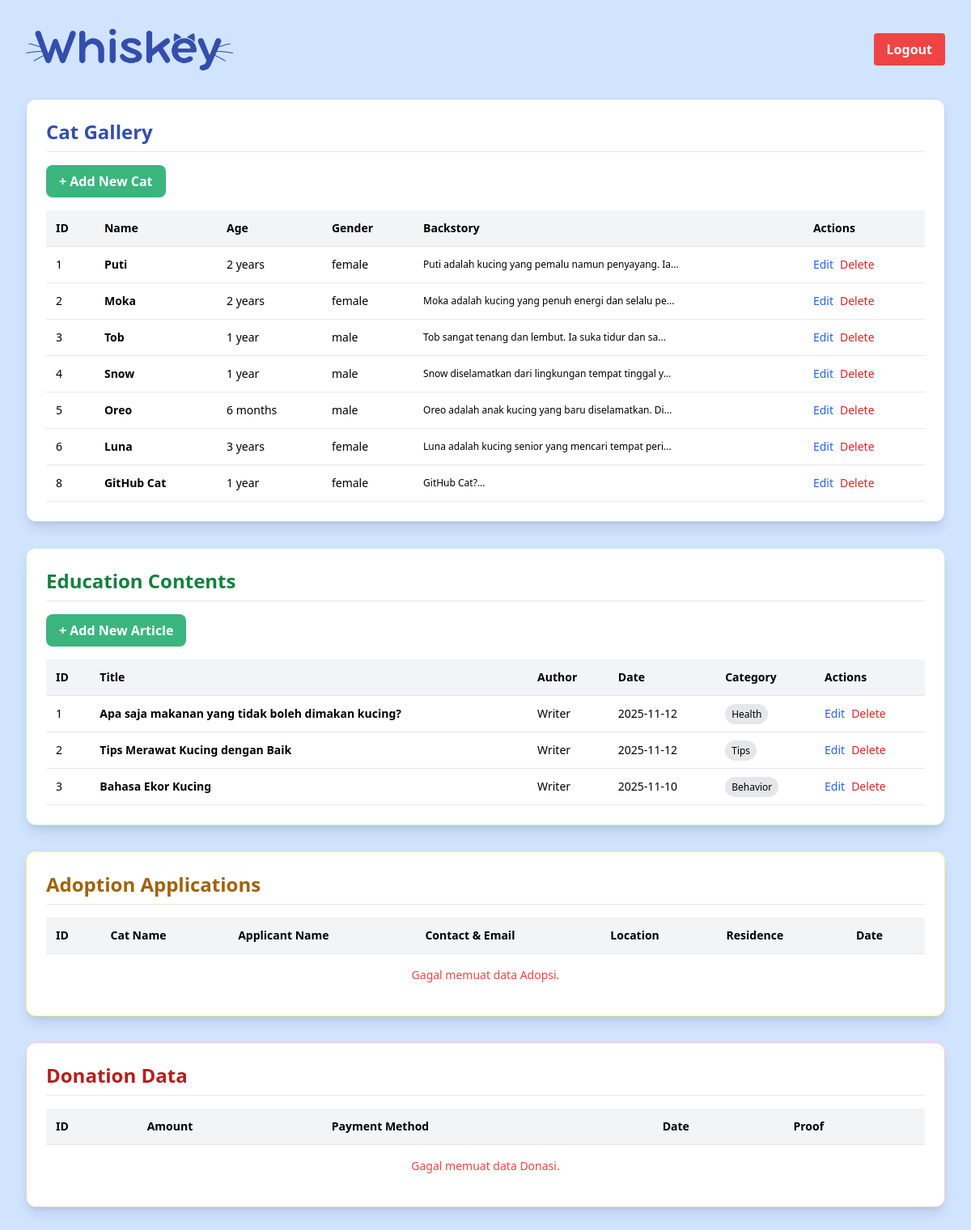
The page /admin/admin.php (signed in) on the database as committed earlier.
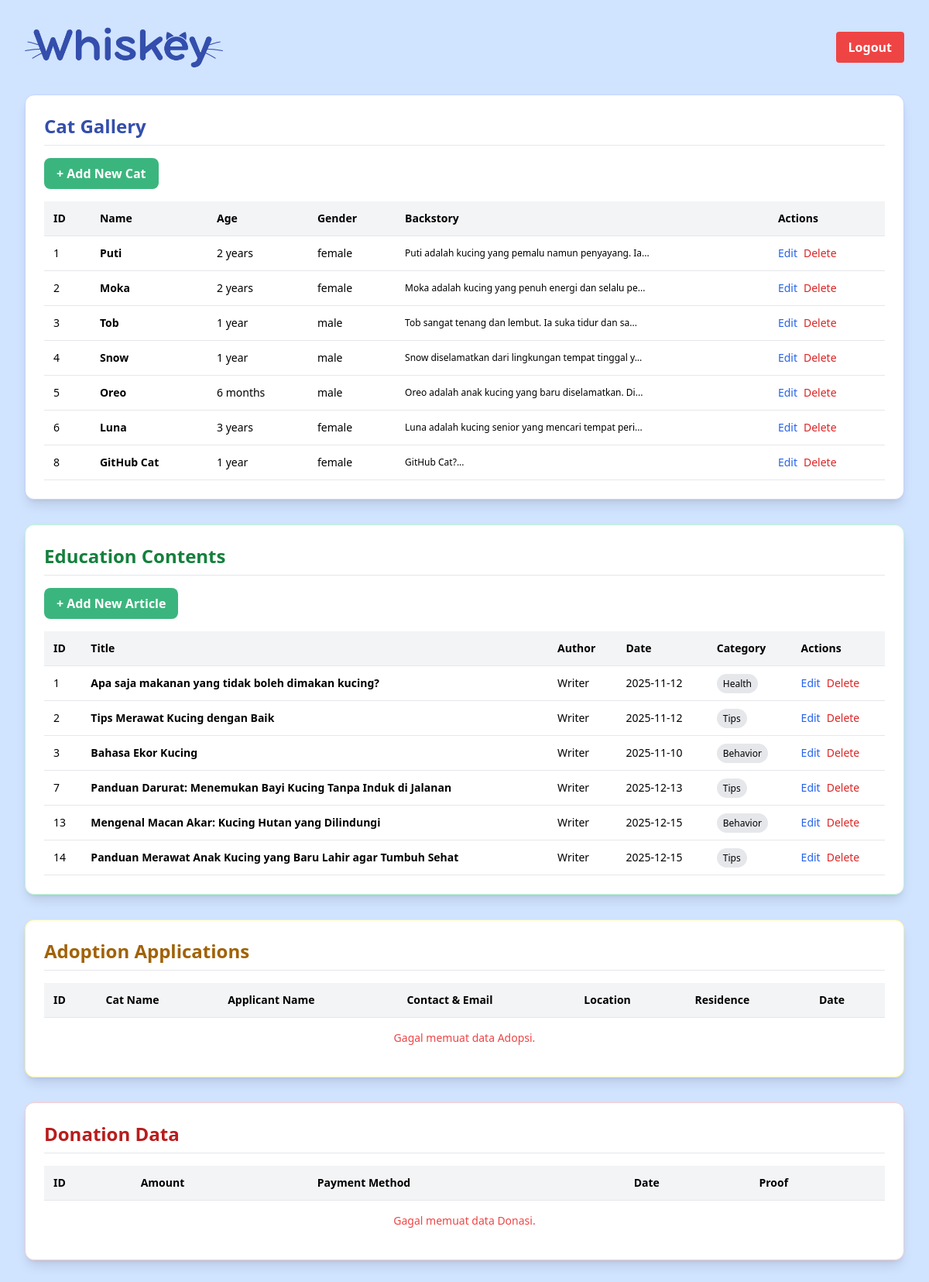
The same page on the database as committed later.
### tables this page shows
CREATE TABLE `cats` (
  `id` int(11) NOT NULL,
  `name` varchar(100) NOT NULL,
  `age` varchar(50) NOT NULL,
  `gender` enum('male','female') NOT NULL,
  `image_url` varchar(255) NOT NULL,
  `backstory` text NOT NULL,
  `bg_color` varchar(50) NOT NULL DEFAULT 'bg-soft-pink',
  `created_at` timestamp NOT NULL DEFAULT current_timestamp()
);

CREATE TABLE `education_content` (
  `id` int(11) NOT NULL,
  `title` varchar(255) NOT NULL,
  `author` varchar(100) NOT NULL,
  `publish_date` date NOT NULL,
  `category` enum('Tips','Health','Behavior') NOT NULL,
  `image_url` varchar(255) NOT NULL,
  `teaser_content` text NOT NULL,
  `content` text NOT NULL,
  `created_at` timestamp NOT NULL DEFAULT current_timestamp()
);

### admin/admin.php (the view, shortened to what this page needs)
<?php
include '../config.php';
function getTableData($conn, $tableName)
{
    $data = [];
    $sql = "SELECT * FROM $tableName ORDER BY id ASC";
    $result = $conn->query($sql);
    if ($result && $result->num_rows > 0) {
        while ($row = $result->fetch_assoc()) {
            $data[] = $row;
        }
    }
    return $data;
}
$cats = getTableData($conn, 'cats');
$education = getTableData($conn, 'education_content');
?>
<!DOCTYPE html>
<html lang="en">
<head>
    <script src="https://cdn.tailwindcss.com"></script>
    <link rel="stylesheet" href="../style.css">
</head>
<body class="p-4 sm:p-8 bg-soft-blue">
    <header class="headeradmin mb-8 flex flex-row justify-between items-center">
        <img class="w-64" src="../img/Whiskey.png" alt="..." />
        <a href="../logout.php"
            class="bg-red-500 text-white px-4 py-2 rounded hover:bg-red-700 font-semibold text-base">Logout</a>
    </header>
    <div class="bg-white p-6 rounded-xl shadow-lg mb-8 border border-indigo-200">
        <h2 class="text-2xl font-bold mb-4 text-[#334eac] border-b pb-2">Cat Gallery</h2>
        <button id="showAddCatFormBtn" class="btn-green px-4 py-2 rounded-lg font-semibold mb-4">
            + Add New Cat
        </button>
        <div class="overflow-x-auto">
            <table class="min-w-full table-auto text-left text-sm border-collapse">
                <thead class="bg-gray-100">
                    <tr>
                        <th class="p-3 border-b">ID</th>
                        <th class="p-3 border-b">Name</th>
                        <th class="p-3 border-b">Age</th>
                        <th class="p-3 border-b">Gender</th>
                        <th class="p-3 border-b">Backstory</th>
                        <th class="p-3 border-b">Actions</th>
                    </tr>
                </thead>
                <tbody id="masterCatList">
                    <?php
                    if (!empty($cats)) {
                        foreach ($cats as $row) {
                            echo "<tr class='border-b hover:bg-indigo-50'>";
                            echo "<td class='p-3'>{$row['id']}</td>";
                            echo "<td class='p-3 font-semibold'>{$row['name']}</td>";
                            echo "<td class='p-3'>{$row['age']}</td>";
                            echo "<td class='p-3'>{$row['gender']}</td>";
                            echo "<td class='p-3 text-xs truncate max-w-xs'>" . substr($row['backstory'], 0, 50) . "...</td>";
                            echo "<td class='p-3 space-x-2 whitespace-nowrap'>";
                            echo "<button data-id='{$row['id']}' class='edit-cat-btn text-blue-600 hover:text-blue-800 text-sm'>Edit</button>";
                            echo "<button data-id='{$row['id']}' class='delete-cat-btn text-red-600 hover:text-red-800 text-sm'>Delete</button>";
                            echo "</td>";
                            echo "</tr>";
                        }
                    } else {
                        echo "<tr><td colspan='6' class='p-4 text-center text-gray-500'>No data in the Cats table.</td></tr>";
                    }
                    ?>
                </tbody>
            </table>
        </div>
    </div>
    <div class="bg-white p-6 rounded-xl shadow-lg mb-8 border border-green-200">
        <h2 class="text-2xl font-bold mb-4 text-green-700 border-b pb-2">Education Contents</h2>
        <button id="showAddEducationFormBtn" class="btn-green px-4 py-2 rounded-lg font-semibold mb-4">
            + Add New Article
        </button>
        <div class="overflow-x-auto">
            <table class="min-w-full table-auto text-left text-sm border-collapse">
                <thead class="bg-gray-100">
                    <tr>
                        <th class="p-3 border-b">ID</th>
                        <th class="p-3 border-b">Title</th>
                        <th class="p-3 border-b">Author</th>
                        <th class="p-3 border-b">Date</th>
                        <th class="p-3 border-b">Category</th>
                        <th class="p-3 border-b">Actions</th>
                    </tr>
                </thead>
                <tbody id="masterEducationList">
                    <?php
                    if (!empty($education)) {
                        foreach ($education as $row) {
                            echo "<tr class='border-b hover:bg-green-50'>";
                            echo "<td class='p-3'>{$row['id']}</td>";
                            echo "<td class='p-3 font-semibold'>{$row['title']}</td>";
                            echo "<td class='p-3'>{$row['author']}</td>";
                            echo "<td class='p-3'>{$row['publish_date']}</td>";
                            echo "<td class='p-3'><span class='px-2 py-1 text-xs rounded-full bg-gray-200'>{$row['category']}</span></td>";
                            echo "<td class='p-3 space-x-2 whitespace-nowrap'>";
                            echo "<button data-id='{$row['id']}' class='edit-edu-btn text-blue-600 hover:text-blue-800 text-sm'>Edit</button>";
                            echo "<button data-id='{$row['id']}' class='delete-edu-btn text-red-600 hover:text-red-800 text-sm'>Delete</button>";
                            echo "</td>";
                            echo "</tr>";
                        }
                    } else {
                        echo "<tr><td colspan='6' class='p-4 text-center text-gray-500'>No data in the Education table.</td></tr>";
                    }
                    ?>
                </tbody>
            </table>
        </div>
    </div>
    <div class="bg-white p-6 rounded-xl shadow-lg mb-8 border border-yellow-200">
        <h2 class="text-2xl font-bold mb-4 text-yellow-700 border-b pb-2">Adoption Applications</h2>
        <div class="overflow-x-auto">
            <table class="min-w-full table-auto text-left text-sm border-collapse">
                <thead class="bg-gray-100">
                    <tr>
                        <th class="p-3 border-b">ID</th>
                        <th class="p-3 border-b">Cat Name</th>
                        <th class="p-3 border-b">Applicant Name</th>
                        <th class="p-3 border-b">Contact & Email</th>
                        <th class="p-3 border-b">Location</th>
                        <th class="p-3 border-b">Residence</th>
                        <th class="p-3 border-b">Date</th>
                    </tr>
                </thead>
                <tbody id="adoptionReviewList">
                </tbody>
            </table>
        </div>
    </div>
    <div class="bg-white p-6 rounded-xl shadow-lg border border-red-200">
        <h2 class="text-2xl font-bold mb-4 text-red-700 border-b pb-2">Donation Data</h2>
        <div class="overflow-x-auto">
            <table class="min-w-full table-auto text-left text-sm border-collapse">
                <thead class="bg-gray-100">
                    <tr>
                        <th class="p-3 border-b">ID</th>
                        <th class="p-3 border-b">Amount</th>
                        <th class="p-3 border-b">Payment Method</th>
                        <th class="p-3 border-b">Date</th>
                        <th class="p-3 border-b">Proof</th>
                    </tr>
                </thead>
                <tbody id="donationListBody">
                </tbody>
            </table>
        </div>
    </div>
</body>
</html>

### style.css (style rules this page uses)
:root { --soft-blue: #d0e3ff; --dark-blue: #334eac; --green: #3bb57e; --text-light: #ffffff; --super-soft-blue: #edfdff; --soft-pink: #fbedff; --soft-yellow: #fcffd6; }
html { scroll-behavior: smooth; }
.bg-soft-blue { background-color: var(--soft-blue); }
.btn-green { background-color: var(--green); color: var(--text-light); transition: 0.3s ease; }
.headeradmin { display: flex; justify-content: center; text-align: center; }

Rows that differ between the two databases and show on the page:
added education_content: id "7", title "Panduan Darurat: Menemukan Bayi Kucing Tanpa Induk di Jalanan", author "Writer", publish_date "2025-12-13", category "Tips"
added education_content: id "13", title "Mengenal Macan Akar: Kucing Hutan yang Dilindungi", author "Writer", publish_date "2025-12-15", category "Behavior"
added education_content: id "14", title "Panduan Merawat Anak Kucing yang Baru Lahir agar Tumbuh Sehat", author "Writer", publish_date "2025-12-15", category "Tips"
